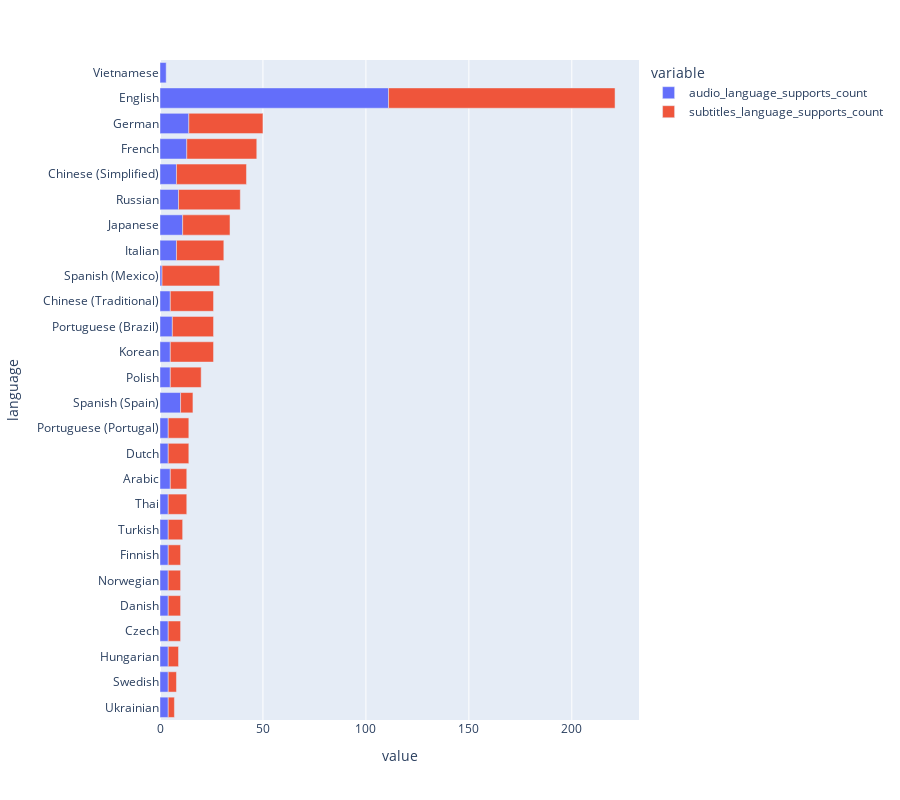

Notebook code for this chart:
### Code cell
languages_fig(dataframe)

### Figure 1 — Plotly figure (JSON) as saved in the notebook; plotly's stock layout.template omitted (floating-point values rounded to 4 significant figures)
{"data": [{"alignmentgroup": "True", "hovertemplate": "variable=audio_language_supports_count<br>value=%{x}<br>language=%{y}<extra></extra>", "legendgroup": "audio_language_supports_count", "marker": {"color": "#636efa", "pattern": {"shape": ""}}, "name": "audio_language_supports_count", "offsetgroup": "audio_language_supports_count", "orientation": "h", "showlegend": true, "textposition": "auto", "type": "bar", "x": [4, 4, 4, 4, 4, 4, 4, 4, 4, 5, 4, 4, 10, 5, 5, 6, 5, 1, 8, 11, 9, 8, 13, 14, 111, 3], "xaxis": "x", "y": ["Ukrainian", "Swedish", "Hungarian", "Czech", "Danish", "Norwegian", "Finnish", "Turkish", "Thai", "Arabic", "Dutch", "Portuguese (Portugal)", "Spanish (Spain)", "Polish", "Korean", "Portuguese (Brazil)", "Chinese (Traditional)", "Spanish (Mexico)", "Italian", "Japanese", "Russian", "Chinese (Simplified)", "French", "German", "English", "Vietnamese"], "yaxis": "y"}, {"alignmentgroup": "True", "hovertemplate": "variable=subtitles_language_supports_count<br>value=%{x}<br>language=%{y}<extra></extra>", "legendgroup": "subtitles_language_supports_count", "marker": {"color": "#EF553B", "pattern": {"shape": ""}}, "name": "subtitles_language_supports_count", "offsetgroup": "subtitles_language_supports_count", "orientation": "h", "showlegend": true, "textposition": "auto", "type": "bar", "x": [3, 4, 5, 6, 6, 6, 6, 7, 9, 8, 10, 10, 6, 15, 21, 20, 21, 28, 23, 23, 30, 34, 34, 36, 110, null], "xaxis": "x", "y": ["Ukrainian", "Swedish", "Hungarian", "Czech", "Danish", "Norwegian", "Finnish", "Turkish", "Thai", "Arabic", "Dutch", "Portuguese (Portugal)", "Spanish (Spain)", "Polish", "Korean", "Portuguese (Brazil)", "Chinese (Traditional)", "Spanish (Mexico)", "Italian", "Japanese", "Russian", "Chinese (Simplified)", "French", "German", "English", "Vietnamese"], "yaxis": "y"}], "layout": {"barmode": "relative", "height": 800, "legend": {"title": {"text": "variable"}, "tracegroupgap": 0}, "margin": {"t": 60}, "width": 900, "xaxis": {"anchor": "y", "domain": [0, 1], "title": {"text": "value"}}, "yaxis": {"anchor": "x", "domain": [0, 1], "title": {"text": "language"}}}}
